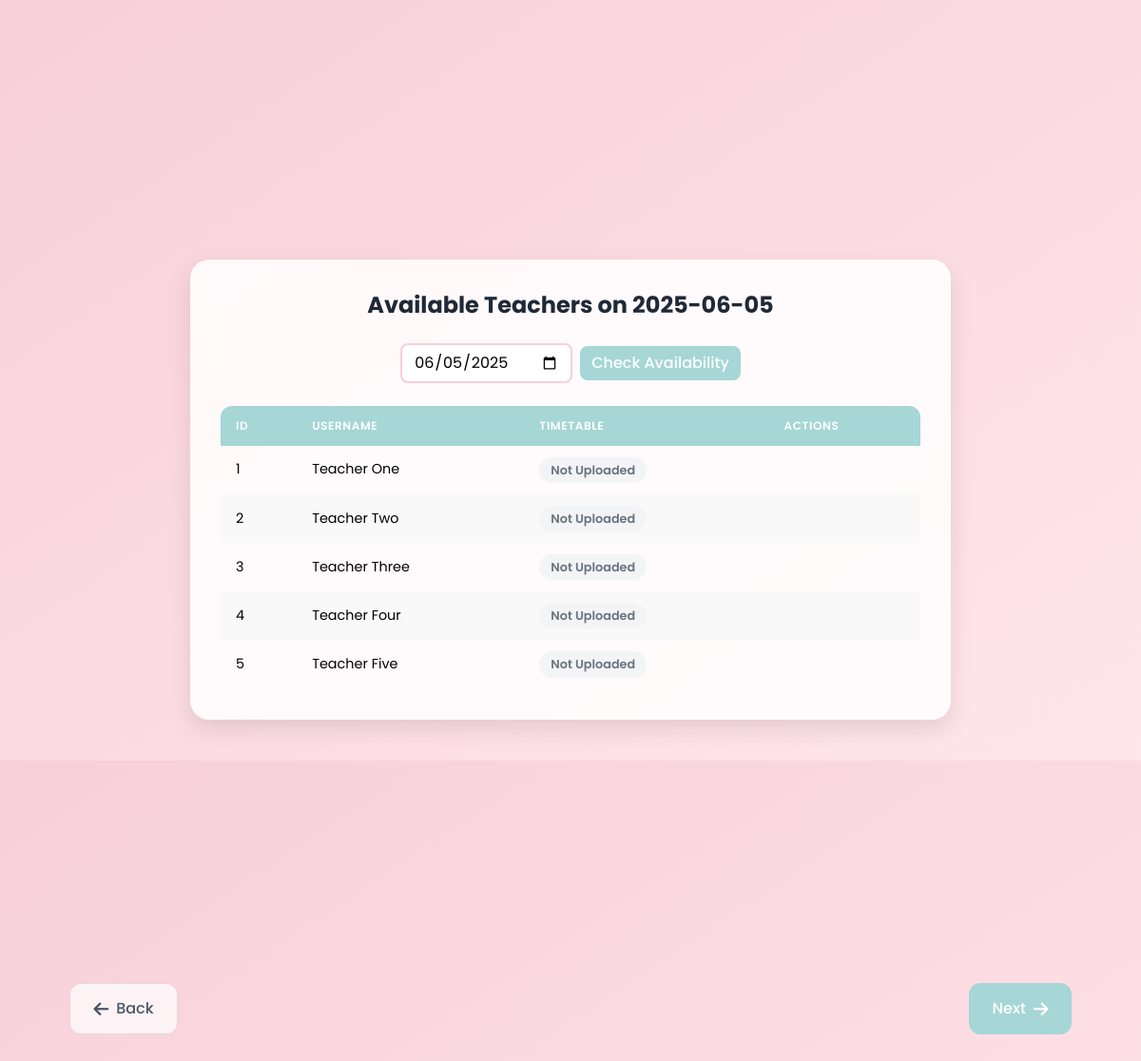
Screenshot of /available_teachers (signed in) with the database file from the repository.
### models.py (models this page shows, shortened)
class Teacher(db.Model):
    user_id = db.Column(db.Integer, primary_key=True, autoincrement=True)
    username = db.Column(db.String(80), nullable=False)
    password = db.Column(db.String(80), unique=True, nullable=False)
    time_table = db.Column(db.LargeBinary)
    time_table_filename = db.Column(db.String(255))

### main.py (the view)
@app.route('/available_teachers', methods=['GET'])
def available_teachers():
    if 'user_id' not in session or session.get('user_type') != 'student':
        return redirect(url_for('login'))
    try:
        student = db.session.get(Student, session['user_id'])
        application = ScholarshipApplication.query.filter_by(
            roll_number=student.email.split('@')[0]
        ).order_by(ScholarshipApplication.created_at.desc()).first()
        if not application:
            print(f"No application found for student {student.roll_number}")  # Debug log
            return redirect(url_for('fill_form'))
        print(f"Application found: {application.id}, State: {application.scholarship_state}")
        selected_date = request.args.get('date', datetime.now().strftime('%Y-%m-%d'))
        unavailable_teacher_ids = [
            t.username for t in TeacherUnavailability.query.filter_by(date=selected_date).all()
        ]
        available_teachers = Teacher.query.filter(
            Teacher.username.notin_(unavailable_teacher_ids) if unavailable_teacher_ids else True
        ).all()
        return render_template('available_teachers.html',
                            teachers=available_teachers,
                            selected_date=selected_date,
                            application_type=application.lateral_entry,
                            application_year=application.year)
    except Exception as e:
        print(f"Error in available_teachers route: {str(e)}")  # Debug log
        return redirect(url_for('student_dashboard'))

### templates/available_teachers.html (shortened to what this page needs)
<!DOCTYPE html>
<html lang="en">
<head>
    <script src="https://cdn.tailwindcss.com"></script>
    <link rel="stylesheet" href="https://cdnjs.cloudflare.com/ajax/libs/font-awesome/6.0.0/css/all.min.css">
</head>
<body>
    <div class="min-h-screen py-12 px-4 flex items-center justify-center">
        <div class="main-container w-full">
            <h1 class="text-2xl font-bold mb-6 text-center text-gray-800">Available Teachers on {{ selected_date }}</h1>
            <div class="mb-6">
                <form method="get" class="flex flex-wrap items-center justify-center gap-2">
                    <input type="date" name="date" value="{{ selected_date }}"
                           class="date-picker">
                    <button type="submit" class="submit-btn">
                        Check Availability
                    </button>
                </form>
            </div>
            {% if teachers %}
            <div class="table-container">
                <table>
                    <thead>
                        <tr>
                            <th class="text-left">ID</th>
                            <th class="text-left">Username</th>
                            <th class="text-left">Timetable</th>
                            <th class="text-left">Actions</th>
                        </tr>
                    </thead>
                    <tbody>
                        {% for teacher in teachers %}
                        <tr>
                            <td>{{ teacher.user_id }}</td>
                            <td>{{ teacher.username }}</td>
                            <td>
                                {% if teacher.time_table %}
                                    <span class="status-badge available">
                                        Available
                                    </span>
                                {% else %}
                                    <span class="status-badge unavailable">
                                        Not Uploaded
                                    </span>
                                {% endif %}
                            </td>
                            <td>
                            </td>
                        </tr>
                        {% endfor %}
                    </tbody>
                </table>
            </div>
            {% else %}
            <div class="bg-white rounded-lg shadow p-6 text-center">
                <p class="text-gray-600">No teachers available on {{ selected_date }}</p>
            </div>
            {% endif %}
        </div>
    </div>
    <div class="fixed bottom-6 left-0 right-0 nav-container py-2 px-3">
        <div class="container mx-auto flex justify-between">
            <button onclick="window.history.back()"
                    class="nav-btn back-btn px-6 py-3 rounded-xl transition-all duration-200 flex items-center">
                <i class="fas fa-arrow-left mr-2 text-lg"></i>
                Back
            </button>
            <button onclick="handleNextClick()"
                    class="nav-btn next-btn px-6 py-3 text-white rounded-xl hover:shadow-lg transition-all duration-200 flex items-center">
                Next
                <i class="fas fa-arrow-right ml-2 text-lg"></i>
            </button>
        </div>
    </div>
</body>
</html>

### templates/available_teachers.html (style rules this page uses)
body { font-family: 'Poppins', sans-serif; background-color: #F7CFD8; background-image: linear-gradient(to bottom right, #F7CFD8, #FFE6EA); min-height: 100vh; }
.main-container { max-width: 800px; background-color: rgba(255, 255, 255, 0.85); backdrop-filter: blur(10px); -webkit-backdrop-filter: blur(10px); border-radius: 20px; box-shadow: 0 10px 25px rgba(0, 0, 0, 0.1); padding: 2rem; margin-bottom: 80px; }
.table-container { max-width: 750px; margin: 0 auto; overflow-x: auto; }
table { width: 100%; border-collapse: separate; border-spacing: 0; border-radius: 12px; overflow: hidden; }
th { background-color: #A6D6D6; color: white; font-weight: 600; text-transform: uppercase; font-size: 0.75rem; letter-spacing: 0.05em; padding: 0.75rem 1rem; }
td { padding: 0.75rem 1rem; font-size: 0.9rem; }
tr:nth-child(even) { background-color: #F9F9F9; }
.status-badge { padding: 0.25rem 0.75rem; border-radius: 9999px; font-size: 0.8rem; font-weight: 600; display: inline-flex; align-items: center; }
.status-badge.unavailable { background-color: #F3F4F6; color: #6B7280; }
.date-picker { border: 2px solid #F7CFD8; border-radius: 8px; padding: 0.35rem 0.75rem; outline: none; transition: all 0.2s; }
.submit-btn { background-color: #A6D6D6; color: white; border-radius: 8px; padding: 0.35rem 0.75rem; font-weight: 500; transition: all 0.2s; }
.nav-btn { padding: 0.75rem 1.5rem; font-size: 1rem; font-weight: 500; transition: all 0.2s; }
.nav-container { background-color: transparent; backdrop-filter: none; -webkit-backdrop-filter: none; box-shadow: none; padding: 0.5rem 2rem; }
.nav-container .container { max-width: 90%; }
@media (min-width: 768px) { .nav-container .container { max-width: 95%; } }
@media (min-width: 768px) { .nav-btn.back-btn { margin-left: 2rem; } }
@media (min-width: 768px) { .nav-btn.next-btn { margin-right: 2rem; } }
.nav-btn.next-btn { background: #A6D6D6; color: white; transition: all 0.3s ease; }
.nav-btn.back-btn { background-color: rgba(255, 255, 255, 0.7); color: #4B5563; border: 1px solid rgba(0, 0, 0, 0.1); transition: all 0.3s ease; }
body { padding-bottom: 80px; }
.main-container { margin-bottom: 90px; }
h1 { font-size: 1.75rem; margin-bottom: 1rem; }
.py-12 { padding-top: 1.5rem; padding-bottom: 1.5rem; }

### rows the page displays
Teacher: user_id "1", username "Teacher One", shows "Not Uploaded"
Teacher: user_id "2", username "Teacher Two", shows "Not Uploaded"
Teacher: user_id "3", username "Teacher Three", shows "Not Uploaded"
Teacher: user_id "4", username "Teacher Four", shows "Not Uploaded"
Teacher: user_id "5", username "Teacher Five", shows "Not Uploaded"

### other values shown
{{ selected_date }} "2025-06-05"
